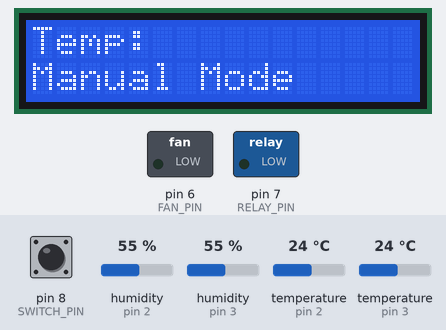
The sketch below on a simulated Arduino Uno, built with avr-gcc and run on an emulated ATmega328P. Shown: 16×2 character LCD, switched loads named in the sketch (green lamp = pin HIGH). The inputs (shaded band) are chosen by the test bench; at power-on: pin 8 (SWITCH_PIN) HIGH, temperature (sensors on pin 2, pin 3) 24 °C, humidity (sensors on pin 2, pin 3) 55 %. What the sketch prints to the serial monitor is not drawn.

Above: at 1.2 s.
1.3 s: pin 8 (SWITCH_PIN) pulled LOW for 1.2 s
At 3.4 s:
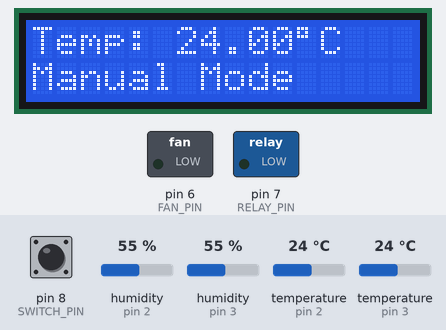
4.5 s: pin 8 (SWITCH_PIN) pulled LOW for 3.2 s
At 5.6 s:
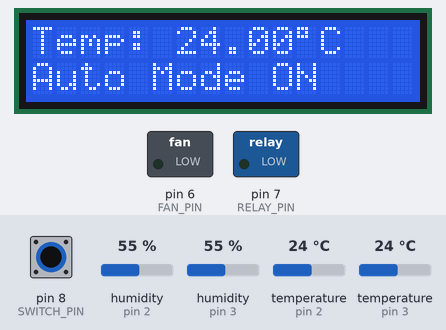
9.6 s: pin 8 (SWITCH_PIN) driven LOW
13.7 s: temperature (sensor on pin 2) set to 24.6 °C
At 15.3 s:
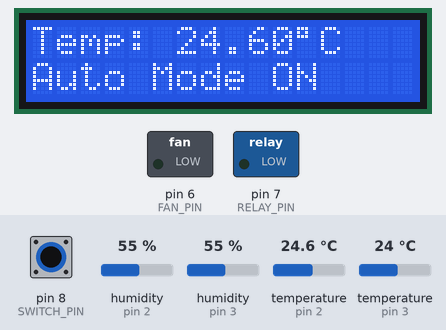
15.6 s: temperature (sensor on pin 2) set to 25.8 °C
At 17.3 s:
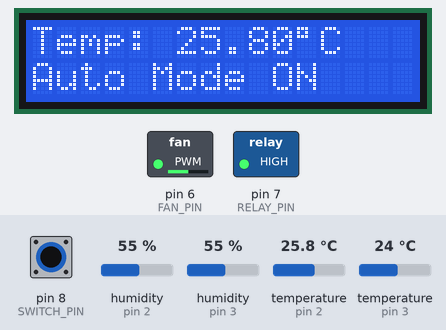
17.6 s: temperature (sensor on pin 2) set to 28 °C
At 18.6 s:
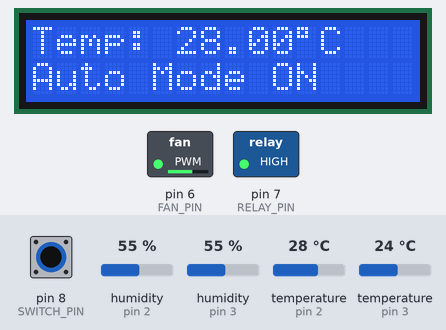
Timing chart, 0 to 20.6 s (numbered marks = the images above; inputs shaded):
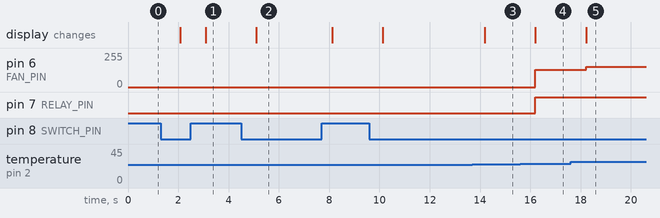

Measured:
- the behaviour switches between 25 and 25.1 °C on temperature (sensor on pin 2) (found by bisection; images 3 and 4)
- after the input at 1.3 s, the display: first changes after 0.78 s (image 1 shows a later state)
- after the input at 4.5 s, the display: changes after 0.60 s (image 2)
- after the input at 13.7 s, the display: changes after 0.48 s (image 3)
- after the input at 15.6 s, pin 6 (FAN_PIN): 0/255 → 128/255 after 0.60 s; pin 7 (RELAY_PIN): LOW → HIGH after 0.60 s; the display: changes after 0.60 s (image 4)
- after the input at 17.6 s, pin 6 (FAN_PIN): 128/255 → 153/255 after 0.62 s; the display: changes after 0.62 s (image 5)

The sketch:

sketch_jul08a.ino
```cpp
#include <DHT.h>
#include <LiquidCrystal.h>

// Define pin connections
#define DHTPIN1 2           // Pin for room temperature sensor
#define DHTPIN2 3           // Pin for cool air temperature sensor
#define DHTTYPE DHT22       // DHT 22 (AM2302)
#define RELAY_PIN 7         // Relay control pin for Peltier module
#define FAN_PIN 6           // Fan control pin (PWM)
#define SWITCH_PIN 8        // Switch pin to toggle automatic mode
#define TEMP_THRESHOLD 25.0 // Temperature threshold for cooling

DHT dhtRoom(DHTPIN1, DHTTYPE);
DHT dhtCool(DHTPIN2, DHTTYPE);
LiquidCrystal lcd(12, 11, 5, 4, 3, 2);

bool automaticMode = false;

void setup() {
  // Initialize serial communication
  Serial.begin(9600);
  // Initialize sensors
  dhtRoom.begin();
  dhtCool.begin();
  // Set pin modes
  pinMode(RELAY_PIN, OUTPUT);
  pinMode(FAN_PIN, OUTPUT);
  pinMode(SWITCH_PIN, INPUT_PULLUP);
  // Initialize LCD
  lcd.begin(16, 2);
  lcd.print("Temp: ");
}

void loop() {
  // Read switch state
  automaticMode = digitalRead(SWITCH_PIN) == LOW;

  // Display mode on LCD
  lcd.setCursor(0, 1);
  if (automaticMode) {
    lcd.print("Auto Mode ON ");
    // Read temperatures
    float roomTemp = dhtRoom.readTemperature();
    float coolAirTemp = dhtCool.readTemperature();

    // Display room temperature on LCD
    lcd.setCursor(6, 0);
    lcd.print(roomTemp);
    lcd.print((char)223); // Degree symbol
    lcd.print("C ");

    // Control Peltier module and fan based on room temperature
    if (roomTemp > TEMP_THRESHOLD) {
      digitalWrite(RELAY_PIN, HIGH);
      int fanSpeed = map(roomTemp, TEMP_THRESHOLD, 40, 128, 255);
      analogWrite(FAN_PIN, fanSpeed);
    } else {
      digitalWrite(RELAY_PIN, LOW);
      analogWrite(FAN_PIN, 0);
    }

    // Print temperatures to the serial monitor for debugging
    Serial.print("Room Temp: ");
    Serial.print(roomTemp);
    Serial.print(" C, Cool Air Temp: ");
    Serial.print(coolAirTemp);
    Serial.println(" C");
  } else {
    lcd.print("Manual Mode  ");
    digitalWrite(RELAY_PIN, LOW);
    analogWrite(FAN_PIN, 0);
  }

  // Wait for a second before the next loop
  delay(1000);
}
```
